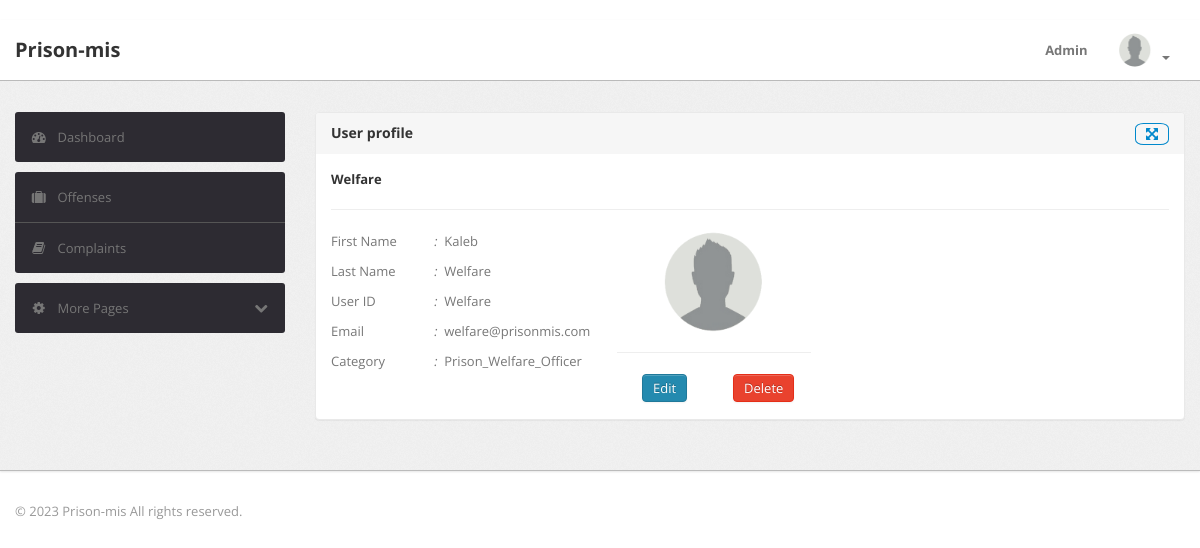
Page /accounts/users/6/ (signed in) on the earlier database version.
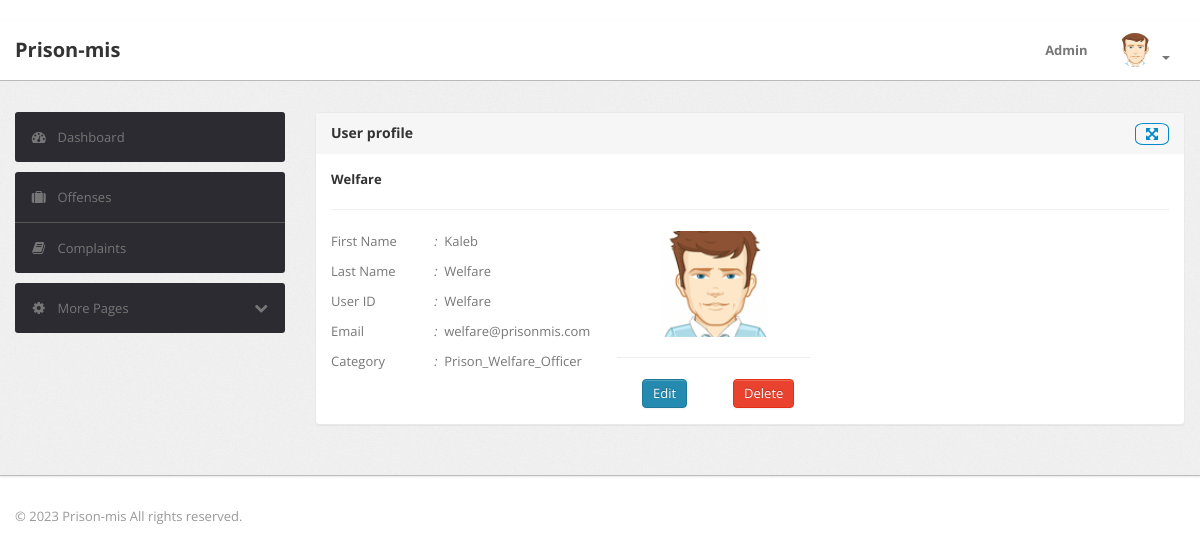
Same page on the later database version.
### accounts_app/models.py (models this page shows)
class User(AbstractUser):
    category = models.ForeignKey(Category, on_delete=models.SET_NULL, null=True)
    photo = models.ImageField(upload_to='photos/', default='avatar.png')

class Category(models.Model):
    name = models.CharField(max_length=50, default='Not_provided')
    description = models.TextField(null=True)
    def __str__(self):
        return self.name

### accounts_app/views.py (the view, shortened to what this page needs)
# urls.py: path('users/<int:pk>/',user_details_view,name='user_details'),
@login_required
def user_details_view(request, pk):
    user = get_object_or_404(User,id=pk)
    context = {'user':user}
    return render(request,'user_details.html',context)

### accounts_app/templates/User_details.html (shortened to what this page needs)
{% extends 'base1.html' %}
{% load crispy_forms_tags %}
{% load static %}
{% block content %}
<div class="module">
    <div class="module-head">
      <h3>
          <span>User profile</span>
          <a href="../" class="icon-fullscreen pull-right bordero" style="padding:0 10px;border-radius: 25%;"></a>
      </h3>
    </div>
    <div class="module-body">
      <h5>{{user}}</h5><hr>
      <div class="btn-row row-fluid">
        <div class="span4">
          <div class="btn-row row-fluid">
            <div class="span5">
              <p>First Name <i class="pull-right"><i class="pull-right">:</i></i></p>
              <p>Last Name <i class="pull-right">:</i></p>
              <p>User ID <i class="pull-right">:</i></p>
              <p>Email <i class="pull-right">:</i></p>
              <p>Category <i class="pull-right">:</i></p>
            </div>
            <div class="span5">
              <p>{{user.first_name}}</p>
              <p>{{user.last_name}}</p>
              <p>{{user.username}}</p>
              <p>{{user.email}}</p>
              <p>{{user.category}}</p>
            </div>
            </div>
        </div>
        <div class="span3">
          <div style="text-align: center;">
            <p>
              <img src="{{user.photo.url}}" style="width: 55%;">
            </p>
            <hr>
            <div class="btn-row">
              <div class="span6">
                <a class="btn btn-primary" href="{% url 'user_update' user.id %}">Edit</a>
              </div>
              <div class="span6">
                <a class="btn btn-danger modal_delete" data-toggle="modal" data-target="#deletemodal" data-url="{% url 'user_delete' user.id %}" >Delete</a>
              </div>
            </div>
          </div>
        </div>
      </div>
    </div>
  </div>
{% endblock %}

### templates/base1.html (shortened to what this page needs)
{% load crispy_forms_tags %}
{% load static %}
<!DOCTYPE html>
<html lang="en">
    <head>
        <link type="text/css" href="{% static 'bootstrap/css/bootstrap.min.css' %}" rel="stylesheet">
        <link type="text/css" href="{% static 'bootstrap/css/bootstrap-responsive.min.css' %}" rel="stylesheet">
        <link type="text/css" href="{% static 'css/theme.css' %}" rel="stylesheet">
        <link type="text/css" href="{% static 'css/columns.css' %}" rel="stylesheet">
        <link type="text/css" href="{% static 'css/forms.css' %}" rel="stylesheet">
        <link type="text/css" href="{% static 'images/icons/css/font-awesome.css' %}" rel="stylesheet">
    </head>
    <body>
        <div class="navbar navbar-fixed-top">
            <div class="navbar-inner">
                <div class="container">
                        <a class="brand" href="{% url 'home' %}">Prison-mis</a>
                    {% block nav-content %}
                    <div class="nav-collapse collapse navbar-inverse-collapse">
                        <ul class="nav pull-right">
                            <li><a href="{% url 'user_update' request.user.id %}">{{request.user}} </a></li>
                            <li class="nav-user dropdown"><a href="#" class="dropdown-toggle" data-toggle="dropdown">
                                <img src="{{ user.photo.url }}" class="nav-avatar" />
                                <b class="caret"></b></a>
                            </li>
                        </ul>
                    </div>
                    {% endblock %}
                </div>
            </div>
        </div>
        <div class="wrapper">
            <div class="container">
                <div class="row">
                    <div class="span3"></div>
                    <div class="span9">
                    </div>
                </div>
                <div class="row">
                    <div class="span3">
                        <div class="sidebar">
                            <ul class="widget widget-menu unstyled">
                                <li class="active"><a href="{% url 'dashboard' %}"><i class="menu-icon icon-dashboard"></i>Dashboard</a></li>
                            </ul>
                            <ul class="widget widget-menu unstyled">
                                {% if user.category.name != 'Criminal_Justice_Officer' %}
                                <li><a href="{% url 'crimes' %}"><i class="menu-icon icon-suitcase"></i>Offenses </a></li>
                                {% endif %}
                                <li><a href="{% url 'complaints' %}"><i class="menu-icon icon-book"></i>Complaints </a></li>
                            </ul>
                            <ul class="widget widget-menu unstyled">
                                <li><a class="collapsed" data-toggle="collapse" href="#togglePages"><i class="menu-icon icon-cog">
                                </i><i class="icon-chevron-down pull-right"></i>More Pages </a>
                                </li>
                            </ul>
                        </div>
                    </div>
                    <div class="span9">
                        <div class="content">
                            {% block content %}{% endblock %}
                        </div>
                    </div>
                </div>
            </div>
        </div>
        <div class="footer">
            <div class="container">
                <span class="copyright">&copy; 2023 Prison-mis </spam>All rights reserved.
            </div>
        </div>
    </body>
</html>

Differences in the rows shown:
changed User "Welfare": photo: a different picture
